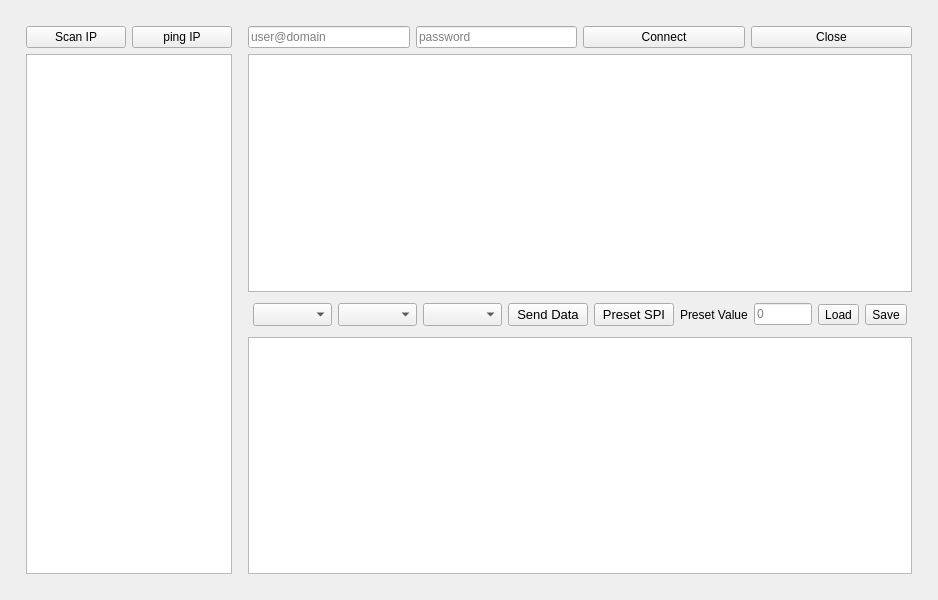
<?xml version="1.0" encoding="UTF-8"?>
<ui version="4.0">
 <class>mainWidget</class>
 <widget class="QWidget" name="mainWidget">
  <property name="geometry">
   <rect>
    <x>0</x>
    <y>0</y>
    <width>938</width>
    <height>600</height>
   </rect>
  </property>
  <property name="sizePolicy">
   <sizepolicy hsizetype="Preferred" vsizetype="Preferred">
    <horstretch>0</horstretch>
    <verstretch>0</verstretch>
   </sizepolicy>
  </property>
  <property name="minimumSize">
   <size>
    <width>600</width>
    <height>600</height>
   </size>
  </property>
  <property name="maximumSize">
   <size>
    <width>16000000</width>
    <height>16000000</height>
   </size>
  </property>
  <property name="windowTitle">
   <string>mainWidget</string>
  </property>
  <layout class="QGridLayout" name="gridLayout_2">
   <item row="0" column="0">
    <layout class="QHBoxLayout" name="horizontalLayout">
     <property name="sizeConstraint">
      <enum>QLayout::SetMinimumSize</enum>
     </property>
     <property name="leftMargin">
      <number>10</number>
     </property>
     <property name="topMargin">
      <number>10</number>
     </property>
     <property name="rightMargin">
      <number>10</number>
     </property>
     <property name="bottomMargin">
      <number>10</number>
     </property>
     <item>
      <layout class="QVBoxLayout" name="verticalLayout">
       <property name="leftMargin">
        <number>5</number>
       </property>
       <property name="topMargin">
        <number>5</number>
       </property>
       <property name="rightMargin">
        <number>5</number>
       </property>
       <property name="bottomMargin">
        <number>5</number>
       </property>
       <item>
        <layout class="QHBoxLayout" name="horizontalLayout_6">
         <item>
          <widget class="QPushButton" name="ipScanButton">
           <property name="text">
            <string>Scan IP</string>
           </property>
          </widget>
         </item>
         <item>
          <widget class="QPushButton" name="ipPingButton">
           <property name="text">
            <string>ping IP</string>
           </property>
          </widget>
         </item>
        </layout>
       </item>
       <item>
        <widget class="QListView" name="ipScanList"/>
       </item>
      </layout>
     </item>
     <item>
      <layout class="QGridLayout" name="gridLayout" rowstretch="0,0,0,0">
       <property name="sizeConstraint">
        <enum>QLayout::SetMinAndMaxSize</enum>
       </property>
       <property name="leftMargin">
        <number>5</number>
       </property>
       <property name="topMargin">
        <number>5</number>
       </property>
       <property name="rightMargin">
        <number>5</number>
       </property>
       <property name="bottomMargin">
        <number>5</number>
       </property>
       <item row="0" column="0">
        <layout class="QHBoxLayout" name="horizontalLayout_2">
         <item>
          <widget class="QLineEdit" name="device_username">
           <property name="sizePolicy">
            <sizepolicy hsizetype="Preferred" vsizetype="Fixed">
             <horstretch>0</horstretch>
             <verstretch>0</verstretch>
            </sizepolicy>
           </property>
           <property name="autoFillBackground">
            <bool>false</bool>
           </property>
           <property name="placeholderText">
            <string>user@domain</string>
           </property>
          </widget>
         </item>
         <item>
          <widget class="QLineEdit" name="device_passwd">
           <property name="sizePolicy">
            <sizepolicy hsizetype="Preferred" vsizetype="Fixed">
             <horstretch>0</horstretch>
             <verstretch>0</verstretch>
            </sizepolicy>
           </property>
           <property name="placeholderText">
            <string>password</string>
           </property>
          </widget>
         </item>
         <item>
          <widget class="QPushButton" name="sshConnectButton">
           <property name="text">
            <string>Connect</string>
           </property>
          </widget>
         </item>
         <item>
          <widget class="QPushButton" name="sshCloseButton">
           <property name="text">
            <string>Close</string>
           </property>
          </widget>
         </item>
        </layout>
       </item>
       <item row="2" column="0">
        <layout class="QHBoxLayout" name="horizontalLayout_3">
         <property name="leftMargin">
          <number>5</number>
         </property>
         <property name="topMargin">
          <number>5</number>
         </property>
         <property name="rightMargin">
          <number>5</number>
         </property>
         <property name="bottomMargin">
          <number>5</number>
         </property>
         <item>
          <widget class="QComboBox" name="spiSelectBox">
           <property name="sizePolicy">
            <sizepolicy hsizetype="Minimum" vsizetype="Fixed">
             <horstretch>0</horstretch>
             <verstretch>0</verstretch>
            </sizepolicy>
           </property>
           <property name="font">
            <font>
             <pointsize>10</pointsize>
            </font>
           </property>
           <property name="currentIndex">
            <number>-1</number>
           </property>
          </widget>
         </item>
         <item>
          <widget class="QComboBox" name="modeSelectBox">
           <property name="sizePolicy">
            <sizepolicy hsizetype="Minimum" vsizetype="Fixed">
             <horstretch>0</horstretch>
             <verstretch>0</verstretch>
            </sizepolicy>
           </property>
           <property name="font">
            <font>
             <pointsize>10</pointsize>
            </font>
           </property>
          </widget>
         </item>
         <item>
          <widget class="QComboBox" name="freqSelectBox">
           <property name="sizePolicy">
            <sizepolicy hsizetype="Minimum" vsizetype="Fixed">
             <horstretch>0</horstretch>
             <verstretch>0</verstretch>
            </sizepolicy>
           </property>
           <property name="font">
            <font>
             <pointsize>10</pointsize>
            </font>
           </property>
          </widget>
         </item>
         <item>
          <widget class="QPushButton" name="spiSendButton">
           <property name="sizePolicy">
            <sizepolicy hsizetype="Minimum" vsizetype="Fixed">
             <horstretch>0</horstretch>
             <verstretch>0</verstretch>
            </sizepolicy>
           </property>
           <property name="font">
            <font>
             <pointsize>10</pointsize>
            </font>
           </property>
           <property name="text">
            <string>Send Data</string>
           </property>
          </widget>
         </item>
         <item>
          <widget class="QPushButton" name="spiPresetButton">
           <property name="sizePolicy">
            <sizepolicy hsizetype="Minimum" vsizetype="Fixed">
             <horstretch>0</horstretch>
             <verstretch>0</verstretch>
            </sizepolicy>
           </property>
           <property name="font">
            <font>
             <pointsize>10</pointsize>
            </font>
           </property>
           <property name="text">
            <string>Preset SPI</string>
           </property>
          </widget>
         </item>
         <item>
          <widget class="QLabel" name="presetLabel">
           <property name="text">
            <string>Preset Value</string>
           </property>
          </widget>
         </item>
         <item>
          <widget class="QLineEdit" name="preset_value">
           <property name="placeholderText">
            <string>0</string>
           </property>
          </widget>
         </item>
         <item>
          <widget class="QToolButton" name="loadButton">
           <property name="sizePolicy">
            <sizepolicy hsizetype="Preferred" vsizetype="Fixed">
             <horstretch>0</horstretch>
             <verstretch>0</verstretch>
            </sizepolicy>
           </property>
           <property name="text">
            <string>Load</string>
           </property>
          </widget>
         </item>
         <item>
          <widget class="QToolButton" name="saveButton">
           <property name="sizePolicy">
            <sizepolicy hsizetype="Preferred" vsizetype="Fixed">
             <horstretch>0</horstretch>
             <verstretch>0</verstretch>
            </sizepolicy>
           </property>
           <property name="text">
            <string>Save</string>
           </property>
          </widget>
         </item>
        </layout>
       </item>
       <item row="3" column="0">
        <layout class="QHBoxLayout" name="horizontalLayout_4">
         <item>
          <widget class="QTextBrowser" name="consoleLog">
           <property name="sizePolicy">
            <sizepolicy hsizetype="Preferred" vsizetype="Expanding">
             <horstretch>0</horstretch>
             <verstretch>0</verstretch>
            </sizepolicy>
           </property>
          </widget>
         </item>
        </layout>
       </item>
       <item row="1" column="0">
        <widget class="QTableView" name="tableView"/>
       </item>
      </layout>
     </item>
    </layout>
   </item>
  </layout>
 </widget>
 <resources/>
 <connections/>
</ui>
